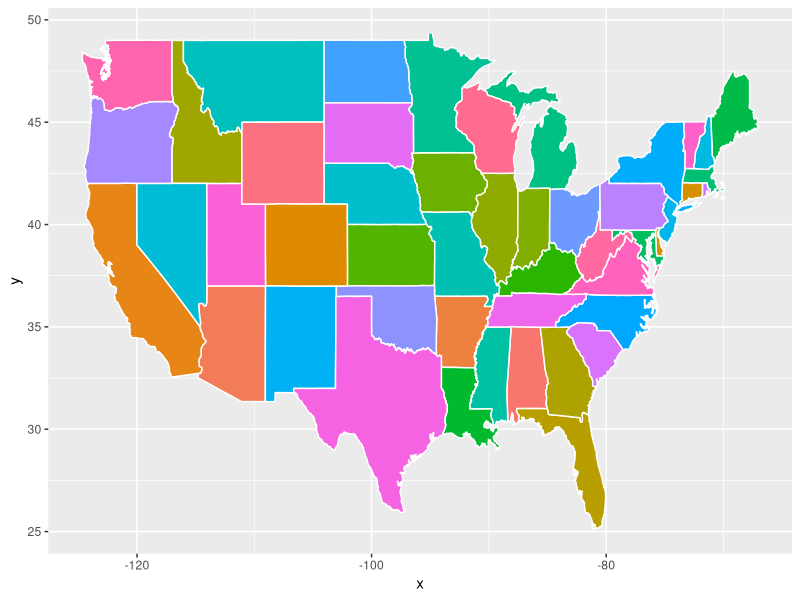
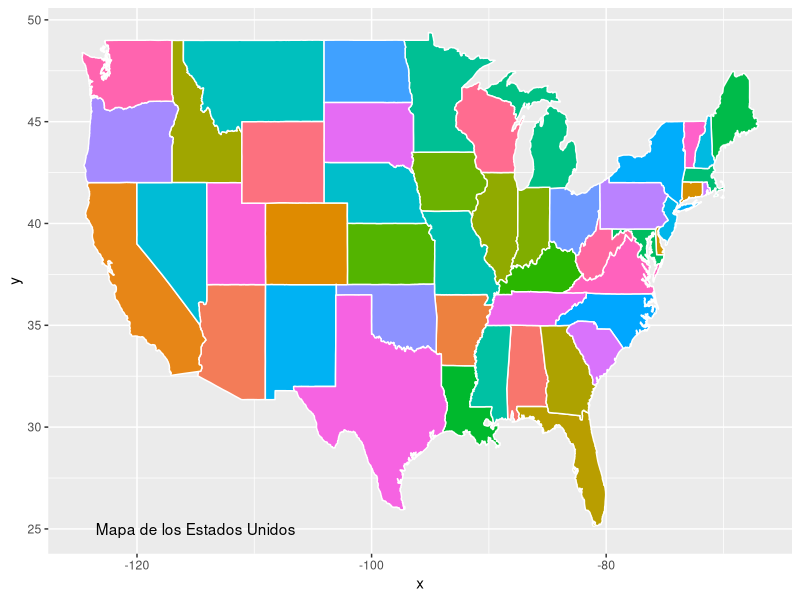
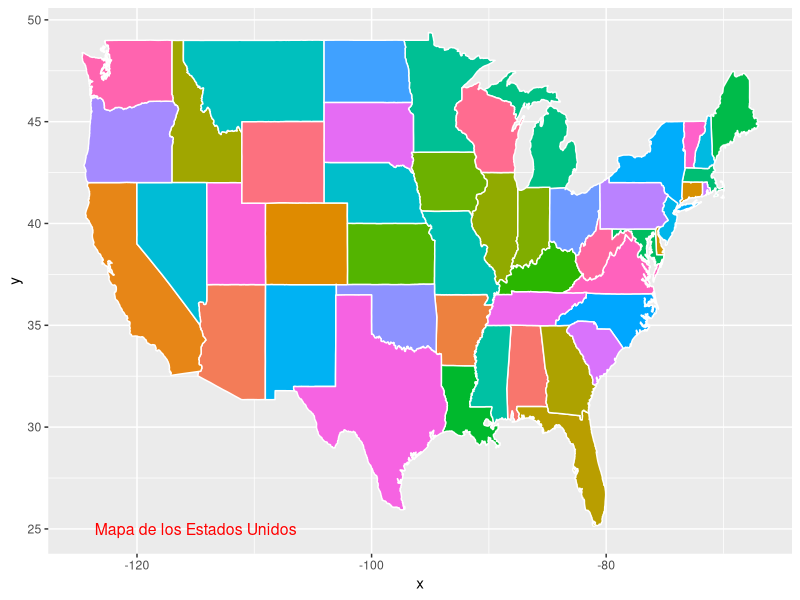
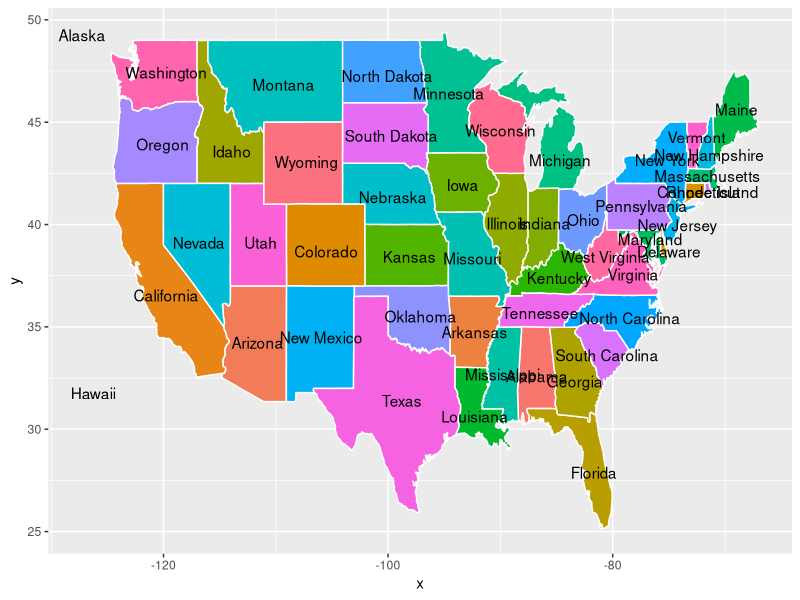
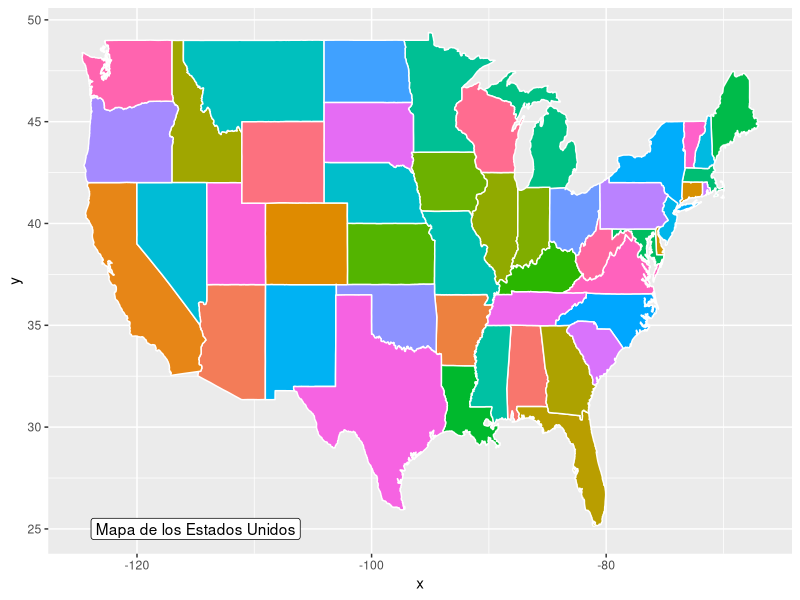
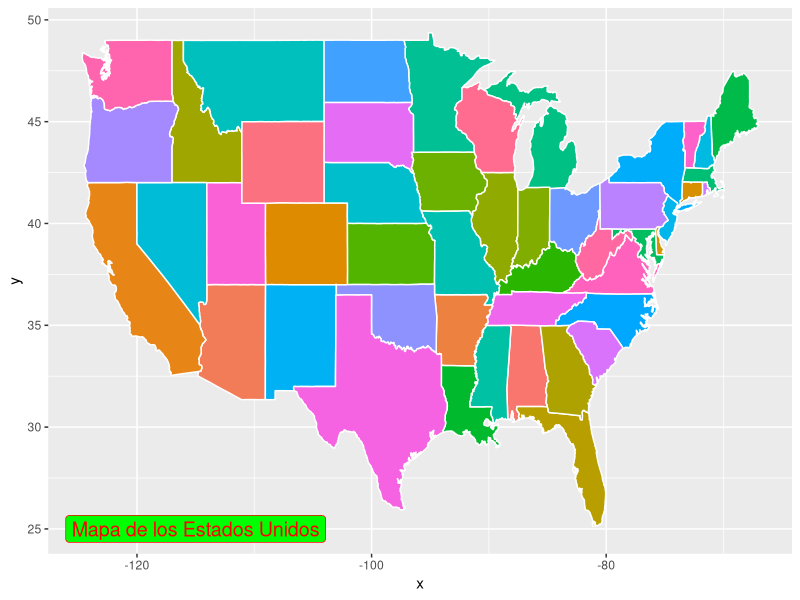
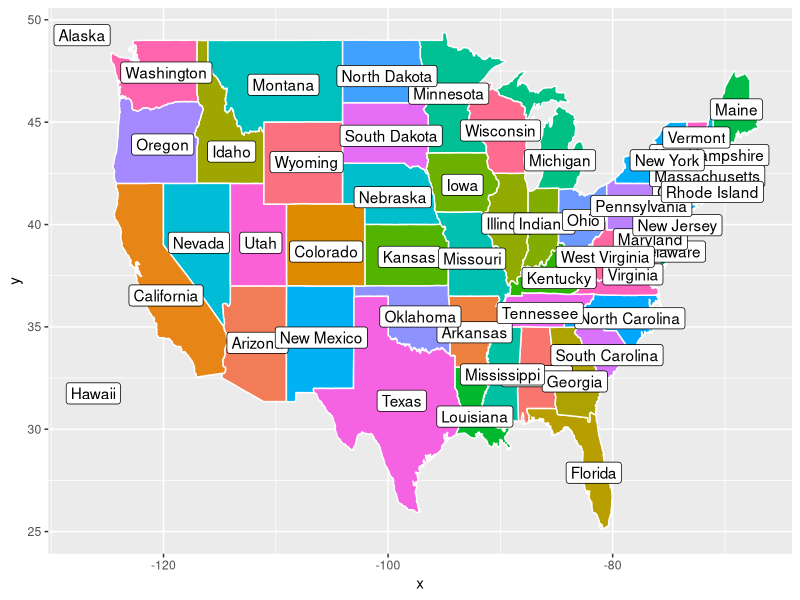
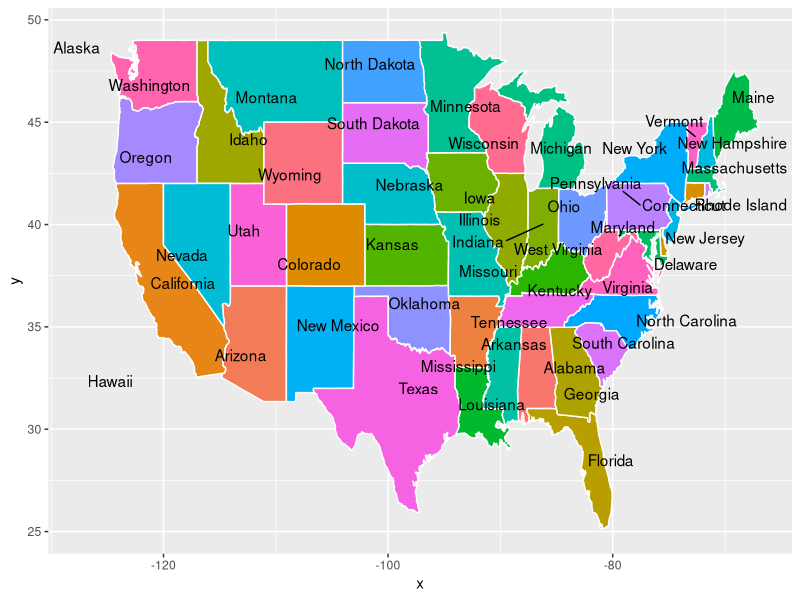

Here is the R script that generated these plots, in order:

###################################
#  LABORATORIO DE EJEMPLOS EN R   #
###################################

#CREADO POR JESSICA PAOLA AGUILAR SERVIN
#EJEMPLOS DE VISUALIZACIÓN EN R

####################################
#EJEMPLO DE ETIQUETAS UNO
#LLAMAR PAQUETERIAS
# install.packages("ggplot2")
library(ggplot2)

install.packages("maps")
library(maps)

#TRAZAR MAPA DE USA
df <- data.frame(x = state.center$x, y = state.center$y,
                 state = state.name)

p <- ggplot(df, aes(x = x, y = y)) + 
  geom_polygon(data = map_data("state"),
               color = "white",
               aes(x = long, y = lat,
                   fill = map_data("state")$region,
                   group = group)) +
  guides(fill = FALSE)

#VER P
p

#TITULO DEL MAPA
p + 
  geom_text(aes(x = -115, y = 25,
                label = "Mapa de los Estados Unidos"),
            stat = "unique")

#MODIFICA COLOR DE TITULO
p + 
  geom_text(aes(x = -115, y = 25,
                label = "Mapa de los Estados Unidos"),
            stat = "unique",
            size = 4, color = "red")

#CREAR ETIQUETAS
p + 
  geom_text(aes(label = state))

####################################
#EJEMPLO DE ETIQUETAS DOS
#ETIQUETAS GEOM-LABEL

#ETIQUETAS
p + 
  geom_label(aes(x = -115, y = 25,
                 label = "Mapa de los Estados Unidos"),
             stat = "unique")

#PERSONALIZAR ETIQUETAS
p + 
  geom_label(aes(x = -115, y = 25,
                 label = "Mapa de los Estados Unidos"),
             stat = "unique",
             size = 5, color = "red", fill = "green") 

#ETIQUETAR OBSERVACIONES

p + 
  geom_label(aes(label = state))

####################################
#EJEMPLO DE ETIQUETAS TRES
#ETIQUETAS GGREPEL

install.packages("ggrepel")
library(ggrepel)

#CREAR NOMBRES DE ETIQUETAS
p + 
  geom_text_repel(aes(label = state))

#OTRO ESTILO DE ETIQUETA

p + 
  geom_label_repel(aes(label = state))
